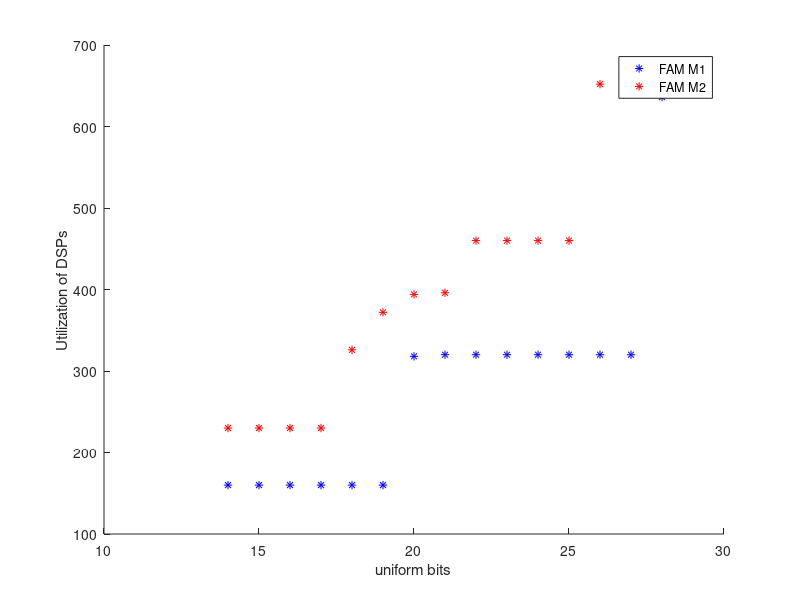
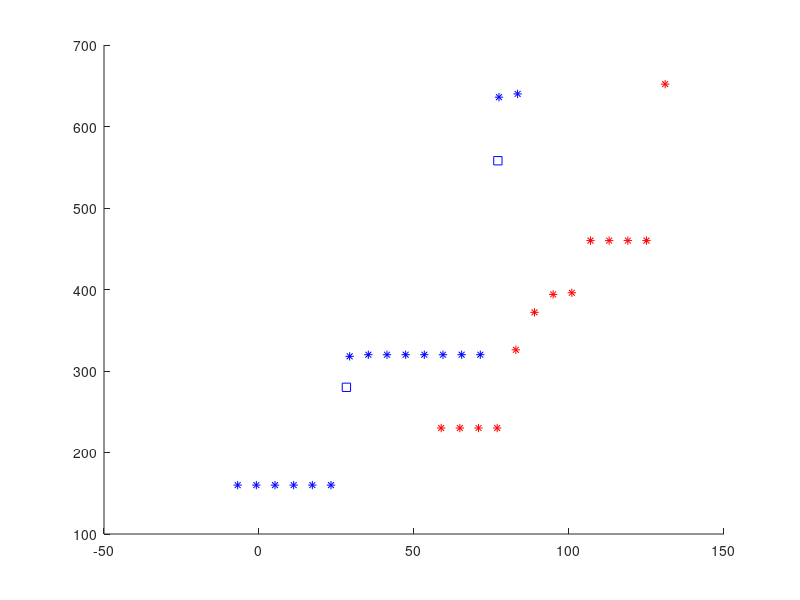

MATLAB code for these plots, in order: (Note: this script raises an error after producing the figures.)
clear all; clc
% Fig 13 FAM methods for DSP utilization at different conditions

load('./Data/uniBit_M1_M2.mat')
unibits_Dsp_M1 = [160,160,160,160,160,160,318,320,320,320,320,320,320,320,636,640]';
unibits_Dsp_M2 = [230,230,230,230,326,372,394,396,460,460,460,460,652]';
unibits_M1 = 14:29;
unibits_M2 = 14:26;
op_M1 = [28.19475609,280;77.0536262997094,558];

figure
hold on;
p1 = plot(unibits_M1, unibits_Dsp_M1, 'b*','DisplayName','FAM M1');
p2 = plot(unibits_M2, unibits_Dsp_M2, 'r*','DisplayName','FAM M2');
legend([p1,p2],'Location','best');
ylabel('Utilization of DSPs');
xlabel('uniform bits');
%%
figure
hold on;
p1 = plot(cell2mat(unitBit_M1(2:17,6)), unibits_Dsp_M1, 'b*','DisplayName','FAM M1');
p2 = plot(cell2mat(unitBit_M2(2:14,6)), unibits_Dsp_M2, 'r*','DisplayName','FAM M2');
p3 = plot(op_M1(:,1),op_M1(:,2),'bs','DisplayName','FAM M1 optimize');
p4 = plot(cell2mat(unitBit_M1(15,6)),unibits_Dsp_M1(14),'bO','DisplayName','Choosen for FAM M1');
p5 = plot(cell2mat(unitBit_M2(5,6)),unibits_Dsp_M2(4),'rO','DisplayName','Choosen for FAM M2')
legend([p1,p2,p3,p4,p5],'Location','best');
ylabel('Utilization of DSPs');
xlabel('SQNR');